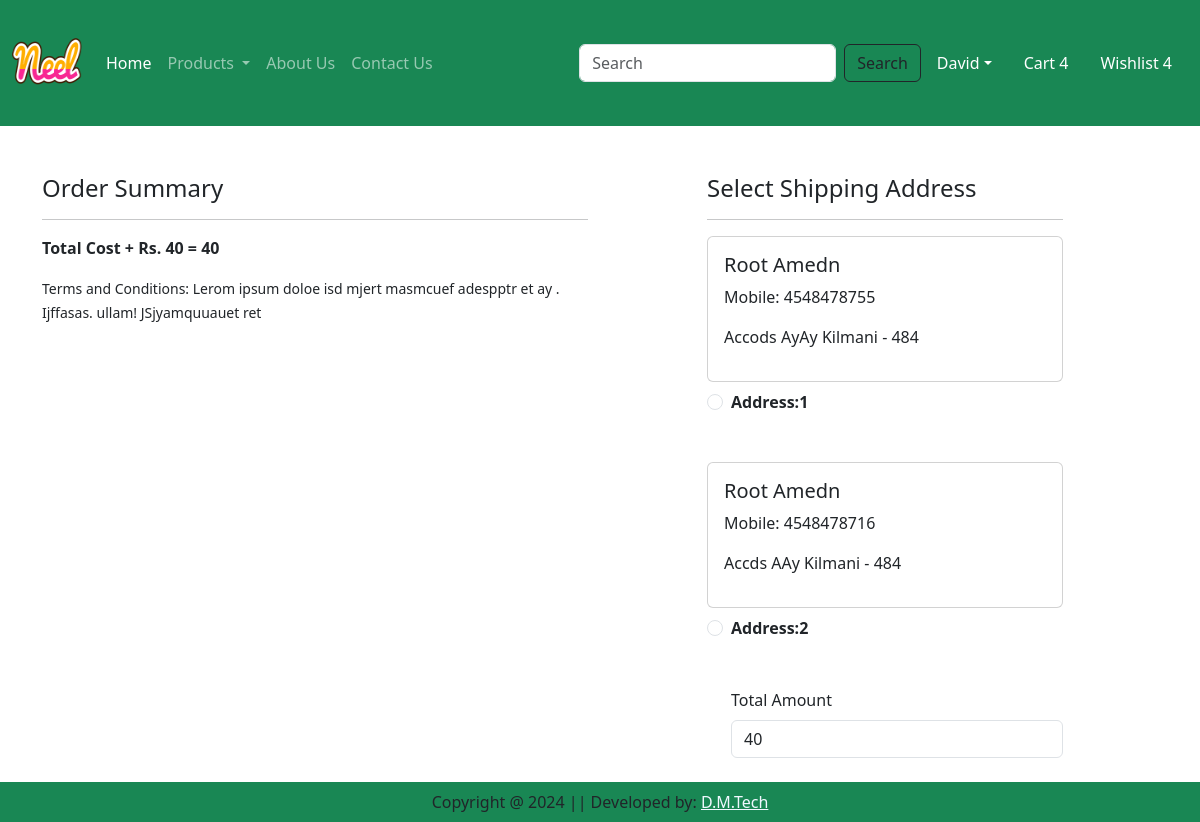
/checkout/ (signed in), run on an earlier commit of the app's database.
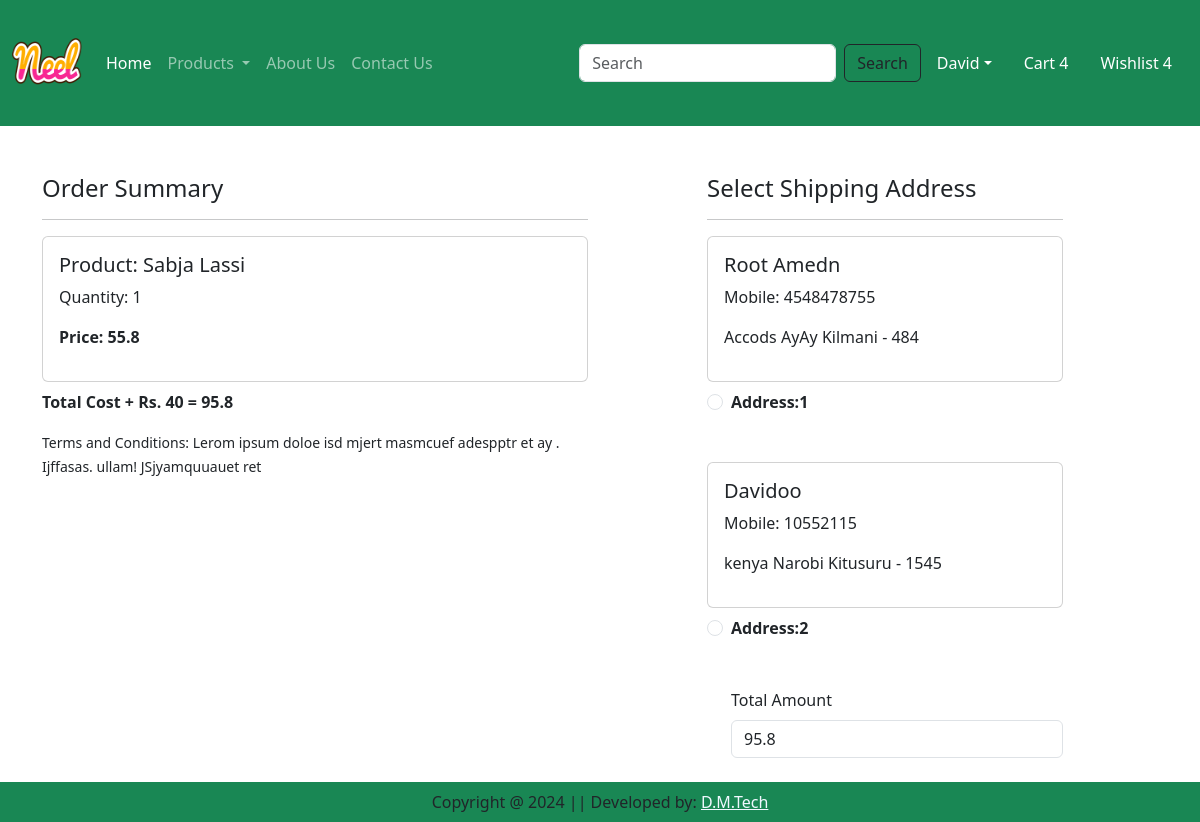
And on a later commit of the database.
### agrofuture/models.py (models this page shows, shortened)
class Customer(models.Model):
    user = models.ForeignKey(User, on_delete=models.CASCADE)
    name = models.CharField(max_length=200)
    locality = models.CharField(max_length=200)
    city = models.CharField(max_length=50)
    mobile = models.IntegerField(default=10)
    zipcode = models.IntegerField()
    state = models.CharField(choices=STATE_CHOICES,max_length=100)

class Cart(models.Model):
    user = models.ForeignKey(User, on_delete=models.CASCADE)
    product = models.ForeignKey(Product, on_delete=models.CASCADE)
    quantity = models.PositiveIntegerField(default=1)

class Product(models.Model):
    title = models.CharField(max_length=100)
    selling_price = models.FloatField()
    discount_price = models.FloatField()
    descrption = models.TextField()
    composition = models.TextField(default='')
    prodapp = models.TextField(default='')
    category = models.CharField(choices=CATEGORY_CHOCES, max_length=2)
    product_image = models.ImageField(upload_to='product')

### agrofuture/views.py (the view)
# urls.py: path('checkout/', views.checkout.as_view(), name='checkout'),
class checkout(View):
    def get(self,request):
        user=request.user
        add=Customer.objects.filter(user=user)
        cart_items=Cart.objects.filter(user=user)
        famount = 0
        for p in cart_items:
            value = p.quantity * p.product.discount_price
            famount = famount + value
        totalamount = famount + 40
        return render(request, 'app/checkout.html',locals())

### agrofuture/templates/app/checkout.html (shortened to what this page needs)
{% extends 'app/base.html' %}
{% load static %}
{% block main-content %}
<div class="container">
    <div class="row mt-5">
        <div class="col-sm-6">
            <h4>Order Summary</h4>
            <hr>
            {% for item in cart_items %}
                <div class="card mb-2">
                    <div class="card-body">
                        <h5>Product: {{item.product.title}}</h5>
                        <p>Quantity: {{item.quantity}}</p>
                        <p class="fw-bold">Price: {{item.product.discount_price}}</p>
                    </div>
                </div>
            {% endfor %}
            <p class="fw-bold">Total Cost + Rs. 40 = {{totalamount}}</p>
            <small>Terms and Conditions: Lerom ipsum doloe isd mjert masmcuef adespptr et ay . Ijffasas. ullam! JSjyamquuauet ret</small>
        </div>
        <div class="col-sm-4 offset-sm-1">
            <h4>Select Shipping Address</h4>
            <hr>
            <form method="post" id="myform">
                {% for ad in add %}
                <div class="card">
                <div class="card-body">
                <h5>{{ad.name}}</h5>
                <p>Mobile: {{ad.mobile}}</p>
                <p>{{ad.locality}} {{ad.city}} {{ad.state}} - {{ad.zipcode}}</p>
                </div>
                </div>
                <div class="form-check mt-2 mb-5">
                    <input class="form-check-input" type="radio" name="custid" id="custadd{{forloop.counter}}" value="{{ad.id}}">
                    <label class="form-check-label fw-bold" for="custadd{{forloop.counter}}">Address:{{forloop.counter}}</label>
                </div>
                {% endfor%}
                <div class="form-check mb-3">
                <label for="totamount" class="form-label">Total Amount</label>
                <input type="number" class="form-control" name="totamount" value={{totalamount}} readonly>
                </div>
                <br>
                <br>
            </form>
        </div>
    </div>
</div>
{% endblock main-content%}

### agrofuture/templates/app/base.html (shortened to what this page needs)
<!DOCTYPE html>
{% load static %}
<html lang="en">
<head>
    <link href="https://cdn.jsdelivr.net/npm/bootstrap@5.3.3/dist/css/bootstrap.min.css" rel="stylesheet">
    <link rel="stylesheet" href="{% static 'app/css/owl.carousel.min.css' %}" />
    <link rel="stylesheet" href="{% static 'app/css/all.min.css' %}" />
    <link rel="stylesheet" href="{% static 'app/css/style.css' %}" />
</head>
<body>
    <nav class="navbar navbar-expand-lg navbar-dark bg-success">
        <div class="container-fluid">
          <a class="navbar-brand" href="#">
            <img src="{% static "app/images/Neel.png" %}" width="70px" height="100px" />
          </a>
          <div class="collapse navbar-collapse" id="navbarSupportedContent">
            <ul class="navbar-nav me-auto mb-2 mb-lg-0">
              {% if request.user.is_authenticated %}
              <li class="nav-item">
                <a class="nav-link active" aria-current="page" href="/">Home</a>
              </li>
              <li class="nav-item dropdown">
                <a class="nav-link dropdown-toggle" href="#" id="navbarDropdown" role="button" data-bs-toggle="dropdown" aria-expanded="false">
                  Products
                </a>
              </li>
              <li class="nav-item">
                <a class="nav-link" href="{% url 'about' %}">About Us</a>
              </li>
              <li class="nav-item">
                <a class="nav-link" href="{% url 'contact' %}">Contact Us</a>
              </li>
            </ul>
            </div>
            <form class="d-flex">
              <input class="form-control me-2" type="search" placeholder="Search" aria-label="Search">
              <button class="btn btn-outline-dark" type="submit">Search</button>
            </form>
          <ul class="navbar-nav me-auto mb-2 mb-lg-0">
            <li class="nav-item dropdown mx-2">
              <a class="nav-link dropdown-toggle text-white" href="#" id="profileDropdown" role="button" data-bs-toggle="dropdown" aria-expanded="false">David</a>
            </li>
            <li class="nav-item mx-2">
                <a href="#" class="nav-link text-white">Cart 4</a>
            </li>
            <li class="nav-item mx-2">
                <a href="#" class="nav-link text-white">Wishlist 4</a>
            </li>
          </ul>
            {% endif %}
           </div>
      </nav>
      {% block main-content %}{% endblock main-content %}
      <footer class="container-fluid fixed-bottom bg-success text-center p-2 mt-5">
        Copyright @ 2024 || Developed by: <a style="color: aliceblue;" href="#"> D.M.Tech</a>
      </footer>
</body>
</html>

What changed in the data, as far as the page shows it:
removed Customer: name "Root Amedn", mobile "4548478716", locality "Accds", city "AAy", state "Kilmani", zipcode "484"
added Cart: product "Sabja Lassi", quantity "1", product.discount_price "55.8"
added Customer: name "Davidoo", mobile "10552115", locality "kenya", city "Narobi", state "Kitusuru", zipcode "1545"
Also different on the page:
{{ totalamount }}: "40" → "95.8"
form field totamount: "40" → "95.8"
